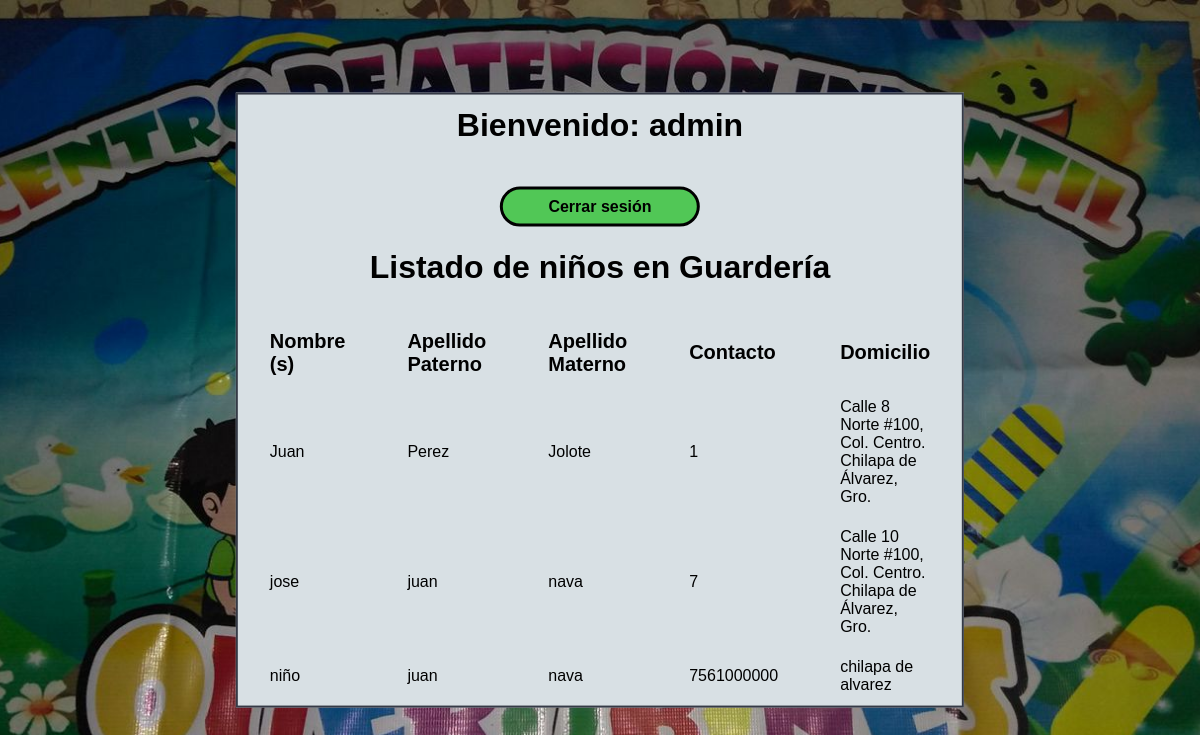
Page /listar.php (signed in) on the committed database.
### tables this page shows
CREATE TABLE `ninos` (
  `nombre` varchar(30) NOT NULL,
  `apaterno` varchar(30) NOT NULL,
  `amaterno` varchar(30) NOT NULL,
  `contacto` text NOT NULL,
  `domicilio` varchar(100) NOT NULL
);

### listar.php (the view, shortened to what this page needs)
<link rel="stylesheet" href="login.css">
<table>
<?php
include('conexion.php');
if(isset($_SESSION['nombredelusuario']))
{
	$usuarioingresado = $_SESSION['nombredelusuario'];
	echo "<tr><td colspan='5' align='center'><h1>Bienvenido: $usuarioingresado </h1></td></tr>";
}
else
{
	header('location: login.php');
}
?>
<form method="POST">
<tr><td colspan='5' align="center"><input type="submit" value="Cerrar sesión" name="btncerrar" /></td></tr>
</form>
<tr><td colspan="5" align="center"><h1>Listado de niños en Guardería</h1></td></tr>
<tr>
	<td><label>Nombre (s)</label></td>
	<td><label>Apellido Paterno</label></td>
	<td><label>Apellido Materno</label></td>
	<td><label>Contacto</label></td>
	<td><label>Domicilio</label></td>
</tr>
<?php
$sql="SELECT * FROM ninos";
$result=mysqli_query($conn,$sql);
while($mostrar=mysqli_fetch_array($result))
{
?>
<tr> <td><?php echo $mostrar['nombre'] ?>
	<td><?php echo $mostrar['apaterno'] ?>
	<td><?php echo $mostrar['amaterno'] ?>
	<td><?php echo $mostrar['contacto'] ?>
	<td><?php echo $mostrar['domicilio'] ?>
</tr>
<?php
}
?>
</table>

### login.css (style rules this page uses)
table { margin:0; border: 2px solid #353A46; background-color: #d8e0e4; top: 50%; left: 50%; position: absolute; transform: translate(-50%,-50%); }
td { padding: 10px 30px; }
label { font-size: 20px; font-weight: bold; }
input[type=submit] { font-size: 16px; background-color: #51c756; color:black; font-weight: bold; border-radius: 20px; height: 40px; width: 200px; border: solid; }

### rows in the picture
ninos: nombre "Juan", apaterno "Perez", amaterno "Jolote", contacto "1", domicilio "Calle 8 Norte #100, Col. Centro. Chilapa de Álvarez, Gro."
ninos: nombre "jose", apaterno "juan", amaterno "nava", contacto "7", domicilio "Calle 10 Norte #100, Col. Centro. Chilapa de Álvarez, Gro."
ninos: nombre "niño", apaterno "juan", amaterno "nava", contacto "7561000000", domicilio "chilapa de alvarez"

### other values in the picture
$usuarioingresado "admin"
